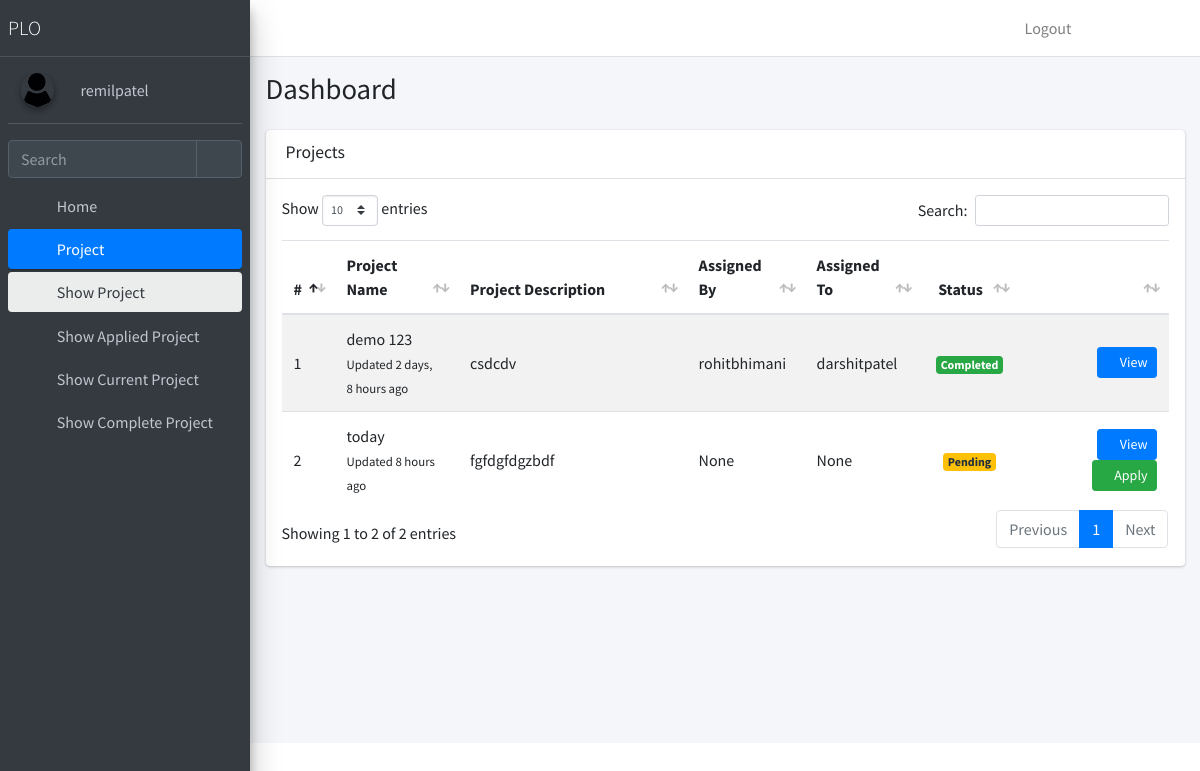
Page /showProjectOr (signed in) on the committed database.
### Deshboard/models.py (models this page shows, shortened)
class CustomUser(AbstractUser):
    user_type_data=((1,"SuperUser"),(2,"GovernmentUser"),(3,"OrganizationUser"))
    user_type=models.CharField(default=1,choices=user_type_data,max_length=20)

class OrganizationUserProfile(models.Model):
    user = models.OneToOneField(CustomUser,null=True, on_delete=models.CASCADE)
    organization_id=models.IntegerField(unique=True,null=True)
    organization_name=models.CharField(max_length=200, null=True)
    phone = PhoneNumberField()
    total_project = models.IntegerField(null=True,default=0,blank=True)
    location = models.CharField(max_length=255, null=True,blank=True)
    experiance = models.TextField(null=True,blank=True)
    profile_pic = models.ImageField(default="profile1.png", null=True, blank=True)
    created_at = models.DateTimeField(auto_now_add=True, null=True)
    updated_at = models.DateTimeField(auto_now_add=True, null=True)

class CreateProject(models.Model):
    project_name = models.CharField(max_length=255, unique=True)
    project_description = models.TextField()
    status_choices = [('pending','pending'),('assigned','assigned'),('completed','completed')]
    status = models.CharField(max_length=15,choices=status_choices,default='pending')
    forms = models.ManyToManyField(CreateForm)
    estimated_budget = models.CharField(max_length=30,null=True)
    estimated_project_duration = models.CharField(max_length=15,null=True)
    apply_start_date = models.DateTimeField(null=True)
    apply_end_date = models.DateTimeField(null=True)
    assigned_by = models.CharField(max_length=255,null=True)
    assigned_to = models.ForeignKey(CustomUser,on_delete=models.CASCADE,null=True)
    assigned_details = models.TextField(null=True)
    project_progress = models.IntegerField(null=True,default=0,blank=True)
    Complete_details = models.TextField(null=True)
    complete_Rating = models.DecimalField(max_digits=2, decimal_places=1,null=True)
    created_at= models.DateTimeField(auto_now_add=True, null=True)
    updated_at= models.DateTimeField(auto_now_add=True, null=True)
    @property
    def is_On_Time(self):
        return (timezone.now() > self.apply_start_date) and (timezone.now() < self.apply_end_date)

### Deshboard/decorators.py (the view)
		def wrapper_func(request, *args, **kwargs):
			if request.user.user_type in allowed_roles:
				return view_func(request, *args, **kwargs)
			else:
				return HttpResponse('You are not authorized to view this page')

### Deshboard/OrganizationUserViews.py (called while the page is built)
@login_required(login_url='login')
@allowed_users(allowed_roles=['3'])
def ShowProject(request):
    all_projects=CreateProject.objects.filter()
    contex = {'all_projects':all_projects}
    return render(request,"Deshboard/Organizationuser/showProject.html",contex)

### Deshboard/templates/Deshboard/Organizationuser/showProject.html (shortened to what this page needs)
{% extends "./organization.html" %}
{% load static %}
{% load humanize  %}
{% block projectopen %}
menu-open
{% endblock projectopen %}
{% block ShowProjectActive %}
active
{% endblock ShowProjectActive %}
{% block projectactive %}
active
{% endblock projectactive %}
{% block style %}
{% if all_projects %}
      <link rel="stylesheet" href="{% static 'Deshboard/plugins/datatables-bs4/css/dataTables.bootstrap4.min.css' %}">
      <link rel="stylesheet" href="{% static 'Deshboard/plugins/datatables-responsive/css/responsive.bootstrap4.min.css' %}">
      <link rel="stylesheet" href="{% static 'Deshboard/plugins/datatables-buttons/css/buttons.bootstrap4.min.css' %}">
{% endif %}
{% endblock style %}
{% block body %}
<div class="container-fluid">
  {% if all_projects %}
    <section class="content">
        <div class="card">
          <div class="card-header">
            <h3 class="card-title">Projects</h3>
            <div class="card-tools">
              <button type="button" class="btn btn-tool" data-card-widget="collapse" title="Collapse">
                <i class="fas fa-minus"></i>
              </button>
            </div>
          </div>
          <div class="card-body p-3">
            <table id="project-table" class="table table-striped projects">
                <thead>
                    <tr>
                        <th style="width: 1%">
                            #
                        </th>
                        <th style="width: 15%">
                            Project Name
                        </th>
                        <th style="width: 30%">
                            Project Description
                        </th>
                        <th style="width: 10%">
                            Assigned By
                        </th>
                        <th style="width: 10%">
                            Assigned To
                        </th>
                        <th style="width: 8%" class="text-center">
                            Status
                        </th>
                        <th style="width: 20%">
                        </th>
                    </tr>
                </thead>
                <tbody>
                    {% for project in all_projects %}
                    <tr>
                        <td>
                            {{forloop.counter}}
                        </td>
                        <td>
                            <a id="Main-Project-Name{{project.id}}">
                                {{project.project_name|truncatechars:20}}
                            </a>
                            <br/>
                            <small>
                                Updated {{project.updated_at|naturaltime}}
                            </small>
                        </td>
                        <td>
                            <a>
                                {{project.project_description|truncatechars:100}}
                            </a>
                        </td>
                        <td class="project_progress">
                            <a>{{project.assigned_by|truncatechars:20}}</a>
                        </td>
                        <td>
                            <a>
                                {{project.assigned_to|truncatechars:20}}
                            </a>
                        </td>
                        <td class="project-state">
                            {% if project.status == 'pending' %}
                            <span class="badge badge-warning">Pending</span>
                            {% elif project.status == 'assigned' %}
                            <span class="badge badge-primary">Assigned</span>
                            {% elif project.status == 'completed' %}
                            <span class="badge badge-success">Completed</span>
                            {% endif %}
                        </td>
                        <td class="project-actions text-right">
                            <button type="button" data-toggle="modal" data-target="#Project-detail-show-model" class="btn btn-primary btn-sm viewMYClass" value="{{project.id}}">
                                <i class="fas fa-folder">
                                </i>
                                View
                            </button>
                            {% if project.status == 'pending' %}
                            {% if project.is_On_Time %}
                            <button type="button" data-toggle="modal" data-target="#Project-detail-Apply-model" class="btn btn-success btn-sm applyMYClass" value="{{project.id}}">
                              <i class="fas fa-folder">
                              </i>
                              Apply
                            </button>
                            {% else %}
                            <button type="button" class="btn btn-success btn-sm" data-toggle="tooltip" data-placement="bottom" title="Please Check Apply Start and End date" disabled>
                              <i class="fas fa-folder">
                              </i>
                              Apply
                            </button>
                          {% endif %}
                          {% endif %}
                        </td>
                    </tr>
                    {% endfor %}
                </tbody>
            </table>
          </div>
        </div>
      </section>
  {% endif %}
</div>
{% endblock %}

### Deshboard/templates/Deshboard/Organizationuser/organization.html (shortened to what this page needs)
{% extends "../basic.html" %}
{% block userhome %}
{% url 'OrHome' %}
{% endblock %}
{% block profile_pic %}
{{request.user.organizationuserprofile.profile_pic.url}}
{% endblock %}
{% block loginname %}
{{request.user.username}}
{% endblock %}
{% block sidebar %}
<ul class="nav nav-pills nav-sidebar flex-column" data-widget="treeview" role="menu" data-accordion="false">
        <li class="nav-item">
          <a href="{% url 'OrHome' %}" class="nav-link {% block HomeActive %}{% endblock %}">
            <i class="nav-icon fas fa-tachometer-alt"></i>
            <p>
              Home
            </p>
          </a>
        </li>
        <li class="nav-item {% block projectopen %}{% endblock projectopen %}">
          <a href="#" class="nav-link {% block projectactive %}{% endblock projectactive %}">
            <i class="nav-icon fas fa-edit"></i>
            <p>
              Project
              <i class="right fas fa-angle-left"></i>
            </p>
          </a>
          <ul class="nav nav-treeview">
            <li class="nav-item">
              <a href="{% url 'showProjectOr' %}" class="nav-link {% block ShowProjectActive %}{% endblock ShowProjectActive %}">
                <i class="far fa-circle nav-icon"></i>
                <p>Show Project</p>
              </a>
            </li>
            <li class="nav-item">
              <a href="{% url 'showAppliedProject' %}" class="nav-link {% block showAppliedProjectActive %}{% endblock showAppliedProjectActive %}">
                <i class="far fa-circle nav-icon"></i>
                <p>Show Applied Project</p>
              </a>
            </li>
            <li class="nav-item">
              <a href="{% url 'showCurrentProject' %}" class="nav-link {% block showCurrentProjectActive %}{% endblock showCurrentProjectActive %}">
                <i class="far fa-circle nav-icon"></i>
                <p>Show Current Project</p>
              </a>
            </li>
            <li class="nav-item">
              <a href="{% url 'completeProjector' %}" class="nav-link {% block showCompleteProjectActive %}{% endblock showCompleteProjectActive %}">
                <i class="far fa-circle nav-icon"></i>
                <p>Show Complete Project</p>
              </a>
            </li>
          </ul>
        </li>
  </ul>
{% endblock %}
{% block ContentHeader %}
<div class="content-header">
    <div class="container-fluid">
      <div class="row mb-2">
        <div class="col-sm-6">
          <h1 class="m-0">Dashboard</h1>
        </div>
      </div>
    </div>
  </div>
{% endblock %}

### Deshboard/templates/Deshboard/basic.html (shortened to what this page needs)
{% load static %}
<!DOCTYPE html>
<html lang="en">
<head>
  <link rel="stylesheet" href="{% static 'Deshboard/plugins/fontawesome-free/css/all.min.css' %}">
  <link rel="stylesheet" href="https://code.ionicframework.com/ionicons/2.0.1/css/ionicons.min.css">
  <link rel="stylesheet" href="{% static 'Deshboard/plugins/icheck-bootstrap/icheck-bootstrap.min.css' %}">
  <link rel="stylesheet" href="{% static 'Deshboard/dist/css/adminlte.min.css' %}">
  <link rel="stylesheet" href="{% static 'Deshboard/plugins/overlayScrollbars/css/OverlayScrollbars.min.css' %}">
  {% block style %}
  {% endblock style %}
</head>
<body class="hold-transition sidebar-mini layout-fixed">
<div class="wrapper">
  <nav class="main-header navbar navbar-expand navbar-white navbar-light">
    <ul class="navbar-nav">
      <li class="nav-item">
        <a class="nav-link" data-widget="pushmenu" href="#" role="button"><i class="fas fa-bars"></i></a>
      </li>
    </ul>
    <ul class="navbar-nav ml-auto">
      <li><li class="nav-item"><a href="{% url 'logout' %}" class="nav-link logout">
    <span class="d-sm-inline">Logout  <span><i class="fas fa-sign-out-alt"></i></span></a></li>
      </li>
      <li class="nav-item dropdown">
        <a class="nav-link" data-toggle="dropdown" href="#">
          <i class="fas fa-cog"></i>
        </a>
      </li>
      <li class="nav-item">
        <a class="nav-link" data-widget="fullscreen" href="#" role="button">
          <i class="fas fa-expand-arrows-alt"></i>
        </a>
      </li>
    </ul>
  </nav>
  <aside class="main-sidebar sidebar-dark-primary elevation-4">
    <a href="{% block userhome %}{% endblock %}" class="brand-link">
      <span class="brand-text font-weight-light">PLO</span>
    </a>
    <div class="sidebar">
      <div class="user-panel mt-3 pb-3 mb-3 d-flex">
        <div class="image">
          <img src="{% block profile_pic %}{% endblock %}" class="img-circle elevation-2" alt="User Image">
        </div>
        <div class="info ml-3">
          <a href="#" class="d-block">{% block loginname %}{% endblock %}</a>
        </div>
        </div>
      <div class="form-inline">
        <div class="input-group" data-widget="sidebar-search">
          <input class="form-control form-control-sidebar" type="search" placeholder="Search" aria-label="Search">
          <div class="input-group-append">
            <button class="btn btn-sidebar">
              <i class="fas fa-search fa-fw"></i>
            </button>
          </div>
        </div>
      </div>
      <nav class="mt-2">
        {% block sidebar %}
        {% endblock %}
      </nav>
    </div>
  </aside>
  <div class="content-wrapper">
    {% block ContentHeader %}
    {% endblock %}
    <section class="content">
        {% block body %}{% endblock body %}
    </section>
  </div>
</div>
</body>
</html>

### rows in the picture
CustomUser: user.organizationuserprofile.profile_pic (picture), user.username "remilpatel"
CreateProject: project_name "demo 123", updated_at "2 days, 8 hours ago", project_description "csdcdv", assigned_by "rohitbhimani", assigned_to "darshitpatel", status "Completed", {{ project.id }} 12 (drawn)
CreateProject: project_name "today", updated_at "8 hours ago", project_description "fgfdgfdgzbdf", assigned_by "None", assigned_to "None", status "Pending", {{ project.id }} 13 (drawn)
